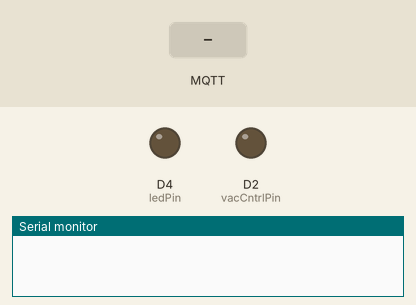
Recording of a sketch running on a simulated ESP8266 (NodeMCU). Shown: output pins drawn as LEDs (lit = HIGH), the last lines printed to the serial monitor. Dashed ring = blinking. The test bench sets the inputs (shaded band). No MQTT or app messages arrive unless stated.

Above: at 3.1 s.
At 4.2 s:
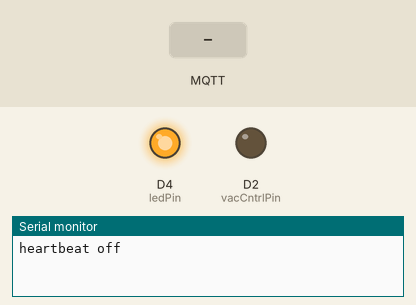
4.3 s: MQTT message ", ON" arrives on the first subscribed topic
At 9.8 s:
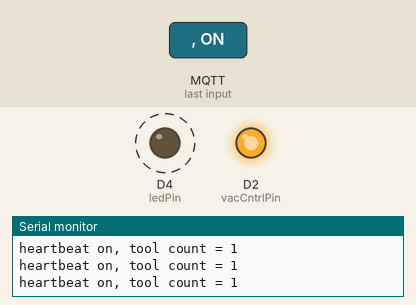
10.0 s: MQTT message ", OFF" arrives on the first subscribed topic
Timing chart, 0 to 18.5 s (numbered marks = the images above; inputs shaded):
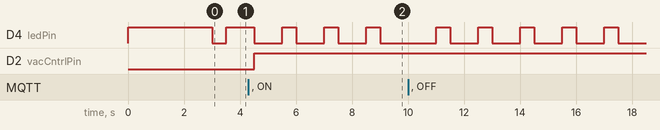

The sketch:

dust_collector.ino
```cpp
// (licence header left out)
#include <Arduino.h>
#include "EspMQTTClient.h"

EspMQTTClient espclient(
    "VS-2",
    "fourhundredtwo",
    "10.0.0.218",  // MQTT Broker server ip
    "Dust Collector",     // Client name that uniquely identify your device
    1883              // The MQTT port, default to 1883. this line can be omitted
    );

#ifndef ESP8266
  #error This code is designed to run on ESP8266 platform, not Arduino nor ESP32! Please check your Tools->Board setting.
#endif

// Turn-off timer values, in 100 msec "ticks"
#define   VAC_DELAY      600000 //  600,000 millis = 10 min. 6 Starts per hour.
#define   SAFETY_TIMER  1800000 // 1,800,000 millis = 30 min

bool vacOn = false;
unsigned long vacCounter = millis();
const int vacCntrlPin = D2;
const int ledPin = D4;
const int switchPin = D5;
int tool_on_counter = 0;
unsigned long lastbeat = millis();
unsigned long last_tool_on_time = 0;
bool safetyBlock = true;
long timeOn;
bool switchState = false;


void onStatusMessageReceived(const String& message) {
  if (message.indexOf("Dust Collector") != -1){
    Serial.println("ignore own messages");
    return;
  }

  if (message.indexOf("REPORT STATUS") != -1){
      String msg;
      if (vacOn == true){
        msg = "Dust Collector, Running for: " + String((millis()-timeOn)/1000/60) + " minutes";
        espclient.publish("tools/dust_collection/status", "Dust Collector, Current state: ON");
        espclient.publish("tools/dust_collection/status", msg);
      }
      else{
        espclient.publish("tools/dust_collection/status", "Dust Collector, Current state: OFF");
      }
      msg = "Dust Collector, Tool on counter: " + String(tool_on_counter);
      espclient.publish("tools/dust_collection/status", msg);
      return;
    }
    delay(1000); // debounce
}


void onMessageReceived(const String& message) {

  if (message.indexOf("Dust Collector") != -1){
    Serial.println("ignore own messages");
    return;
  }

    if (message.indexOf(", ON") != -1){
        Serial.println("ON command received");

        espclient.publish("tools/dust_collection", "Dust Collector, ON");
        digitalWrite(vacCntrlPin, HIGH);
        digitalWrite(ledPin, LOW); //turns on led
        vacOn = true;
        tool_on_counter += 1;
        timeOn = millis();
        Serial.println(tool_on_counter);
        vacCounter = millis() + SAFETY_TIMER;

    }
    else if (message.indexOf(", OFF") != -1){
        Serial.println("OFF command received");
        tool_on_counter = tool_on_counter - 1;
        tool_on_counter = max(0, tool_on_counter);
        Serial.println(tool_on_counter);
	      espclient.publish("tools/dust_collection", "Dust Collector, off command received");
    }

    if (tool_on_counter == 0){
        Serial.println("start coundown");
        espclient.publish("tools/dust_collection", "Dust Collector, start countdown");
        vacCounter = millis(); // no tools on, start countdown
    }
    delay(1000); // debounce
}


void onConnectionEstablished()
{
    espclient.subscribe("tools/dust_collection", onMessageReceived);
    espclient.publish("tools/dust_collection", "Dust Collector, Connected");
    espclient.subscribe("tools/dust_collection/status", onStatusMessageReceived);
}

void heartbeat()
{
  if (millis() - lastbeat > 1000){
    if (vacOn == false){
      digitalWrite(ledPin, LOW);
      delay(500);
      digitalWrite(ledPin, HIGH);
      lastbeat = millis();
      Serial.println("heartbeat off");
    }
    else{
      digitalWrite(ledPin, HIGH);
      delay(500);
      digitalWrite(ledPin, LOW);
      lastbeat = millis();
      Serial.print("heartbeat on, ");
      Serial.print("tool count = ");
      Serial.println(tool_on_counter);
    }
  }
}

void safety_check(){
  // Check if dust collector is running AND
  // last tool use was more than 20 minutes ago
  // Shut off dust collector


}


void setup()
{
  Serial.begin(115200);
  while (!Serial);

  // Optional functionalities of EspMQTTClient
  espclient.enableDebuggingMessages(); // Enable debugging messages sent to serial output
  espclient.enableHTTPWebUpdater(); // Enable the web updater. User and password default to values of MQTTUsername and MQTTPassword. These can be overridded with enableHTTPWebUpdater("user", "password").
  espclient.enableOTA(); // Enable OTA (Over The Air) updates. Password defaults to MQTTPassword. Port is the default OTA port. Can be overridden with enableOTA("password", port).
  espclient.enableLastWillMessage("TestClient/lastwill", "I am going offline");  // You can activate the retain flag by setting the third parameter to true

  pinMode(vacCntrlPin, OUTPUT);
  pinMode(ledPin, OUTPUT);
  digitalWrite(ledPin, HIGH); //initialize led off

  heartbeat();

  safetyBlock = false;

  delay(3000); // give wifi some time
}


void loop()
{
  espclient.loop();
  heartbeat();


  // IF vac is on, all tools are off, at least 10 minutes passed
  // turn off
  if(vacOn == true and millis() > vacCounter and (millis() - timeOn) > VAC_DELAY){
      vacOn = false;
      digitalWrite(vacCntrlPin, LOW);
      digitalWrite(ledPin, HIGH);
      espclient.publish("tools/dust_collection", "Dust Collector, OFF");
  }


  // Safety turn off
  if(vacOn == true and (millis() - timeOn) > SAFETY_TIMER){ // turn off after 20 minutes as fail-safe
      vacOn = false;
      digitalWrite(vacCntrlPin, LOW);
      digitalWrite(ledPin, HIGH);
      espclient.publish("tools/dust_collection", "** Dust collector is turnign OFF due to safety timer **");
      Serial.println("Safety Timer reached. Shutting down dust collector.");
      delay(1000);
      safetyBlock = true; // require manual switch to be turned off before turning on again
  }

  //delay(1000);
}
```

Measured:
- after the input at 4.3 s, D2 (vacCntrlPin): LOW → HIGH after 0.20 s
- by itself, D4 (ledPin): alternates HIGH for 0.50 s and LOW for 1.0 s
